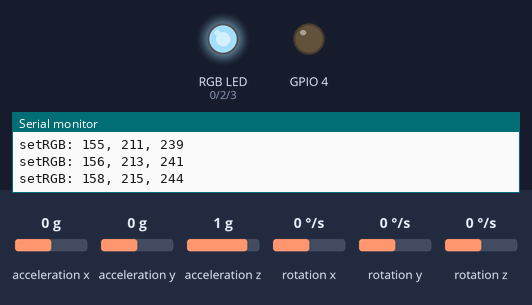
A sketch run on a simulated ESP8266 (NodeMCU). On the bench: an RGB LED mixed from three pins (HIGH = lit), output pins drawn as LEDs (lit = HIGH), the last lines printed to the serial monitor. Inputs (shaded band) come from the test bench; at power-on: rotation x 0 °/s, acceleration x 0 g, acceleration y 0 g, acceleration z 1 g, rotation y 0 °/s, rotation z 0 °/s. Dim RGB values are drawn brighter than linear.

Above: at 7.3 s.
7.4 s: rotation x set to -144 °/s
At 9.12 s:
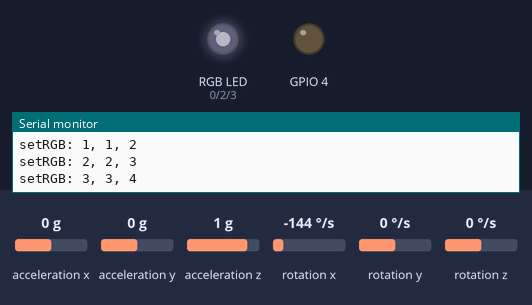
10.4 s: rotation x set to -156 °/s
11.9 s: rotation x set to -100 °/s
At 12.36 s:
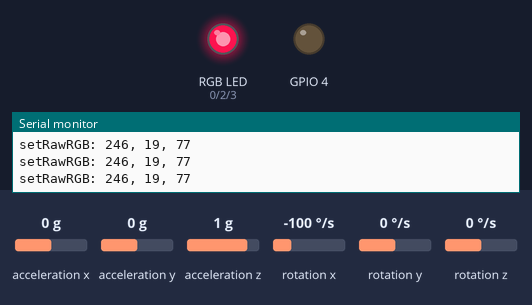
At 13.27 s:
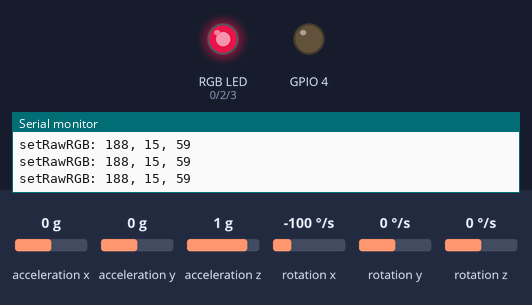
14.9 s: rotation x set to -192 °/s
Timing chart, 0 to 17.4 s (numbered marks = the images above; inputs shaded):
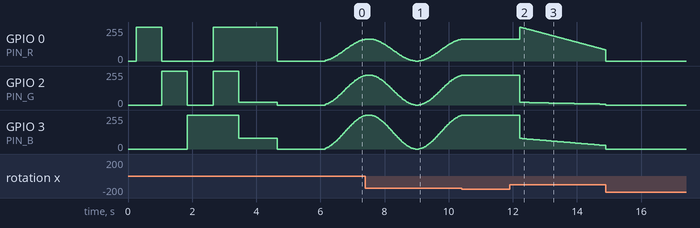

The sketch:

varita.ino
```cpp
#include <Wire.h>
// Modified for XIAO nRF52840 Sense Plus: no ESP8266 WiFi
// If you need network features on the XIAO use BLE or add an external
// radio/bridge. The ESP8266 WiFi include is intentionally disabled.
// #include <ESP8266WiFi.h>
// #include "mqtt_helpers.h"

//Base resistor: Rb = 1 kΩ (3.3V)
//S8050 E B C pinout: https://www.eleccircuit.com/wp-content/uploads/2018/05/S8050-Transistor-Pinout.png
//LED series resistor Red 68 Ω
//LED series resistor Green 47 Ω
//LED series resistor Blue 3.3 Ω
//Wiring (one transistor per color): emitter → GND, collector → LED cathode, LED anode → Vcc through its series resistor, base → MCU pin via base resistor.


// MPU6050 Slave Device Address
// Use the XIAO's onboard IMU. Prefer the LSM6DS3 library header.
#include <LSM6DS3.h>
LSM6DS3 myIMU(I2C_MODE, 0x6A);    //I2C device address 0x6A

// On XIAO the default I2C pins are used; no manual SDA/SCL selection here.

// --- RGB LED configuration (change pins if your wiring differs) ---
// Recommended: use series resistors per channel (see notes below)
// Update these to match how you wired the RGB LED to the XIAO.
// Example defaults (change if needed):
const uint8_t PIN_R = 0; // red channel pin
const uint8_t PIN_G = 2; // green channel pin
const uint8_t PIN_B = 3; // blue channel pin
// If your LED is common-anode (anode to 3.3V), set to true to invert PWM values
const bool COMMON_ANODE = true;
// If you're driving each cathode through an NPN low-side transistor (e.g. S8050),
// set this to true so PWM is driven to the transistor base (HIGH = ON).
// If false, PWM drives the LED cathode directly (LOW = ON for common-anode).
const bool TRANSISTOR_LOW_SIDE = true;

// Overall and per-channel scaling to balance perceived brightness.
// Tweak these to reduce green dominance. Range 0.0..1.0
const float BRIGHTNESS_SCALE = 1.00; // master brightness (0-1)
const float CHANNEL_SCALE_R = 1.00;  // red multiplier
const float CHANNEL_SCALE_G = 1.00;  // green multiplier (adjusted to restore pink)
const float CHANNEL_SCALE_B = 1.00;  // blue multiplier

// Enable/disable IMU (set false to skip I2C/init for wiring tests)
const bool IMU_ENABLED = true;

// forward declarations
void setRGB(uint8_t r, uint8_t g, uint8_t b);
void setPink();
// raw writer and test helper
void setRawRGB(uint8_t r, uint8_t g, uint8_t b);
void runColorCycleTest();
// Breathing effect configuration
const bool BREATHING_ENABLED = true;
const unsigned long BREATHING_PERIOD_MS = 3000; // full breathe cycle (ms)
const float BREATH_MIN = 0.00; // minimum brightness multiplier (0..1)
const float BREATH_MAX = 1.00; // maximum brightness multiplier (0..1)
// Debug prints for breathing calculations
const bool DEBUG_BREATHING = true;

// Base pink color (used for breathing)
// Tuned to a balanced rosy pink (reduce extreme red)
const uint8_t PINK_R = 255;
const uint8_t PINK_G = 20;
const uint8_t PINK_B = 80;

// Base white color (used for breathing)
// Tuned to a balanced rosy pink (reduce extreme red)
const uint8_t WHITE_R = 165;
const uint8_t WHITE_G = 225;
const uint8_t WHITE_B = 255;

// forward declaration for breathing updater
void updateBreathing();
// runtime control for breathing (allow temporarily disabling breathing)
bool breathing_runtime_enabled = false;
// runtime movement flag accessible by breathing logic
bool device_moving = false;
// Dimming-on-stop runtime state
bool dimming_active = true;
unsigned long dim_start_ms = 0;
unsigned long dim_duration_ms = 0;
// forward declarations for dimming
void startMaxPinkDim(unsigned long fade_ms);
void updateDimming();

// sensitivity scale factor respective to full scale setting provided in datasheet
// Buffer configuration
#define LOOP_HZ 500
#define BUFFER_SECONDS 3
#define BUFFER_SIZE (LOOP_HZ * BUFFER_SECONDS)

struct IMUData {
  float ax, ay, az;
  float gx, gy, gz;
};

IMUData imu_buffer[BUFFER_SIZE];
volatile uint16_t imu_buffer_index = 0;
volatile bool buffer_filled = false;
const uint16_t AccelScaleFactor = 16384;
const uint16_t GyroScaleFactor = 131;

// Debug: print IMU samples to serial (CSV). Set to false to disable.
const bool DEBUG_IMU = false;
const unsigned long IMU_PRINT_MS = 100; // print interval (ms)

int16_t AccelX, AccelY, AccelZ, Temperature, GyroX, GyroY, GyroZ;

void setup() {
  Serial.begin(115200);
  // short delay to let USB-serial settle and avoid early garbled output
  delay(100);
  Serial.println("\n== varita starting ==");
  // Use default I2C pins on XIAO (guarded for test)
  if (IMU_ENABLED) {
    Wire.begin();
    MPU6050_Init();
  } else {
    Serial.println("IMU init disabled for test");
  }
  // initialize RGB so we can pulse while waiting for WiFi
  // initialize RGB removed to prevent high startup current during flashing
  // analogWriteRange(255);
  pinMode(PIN_R, OUTPUT);
  pinMode(PIN_G, OUTPUT);
  pinMode(PIN_B, OUTPUT);
  // start with LED off by default
  setRGB(0, 0, 0);
  //randomSeed(analogRead(A0));
  // quick color test disabled
  // runColorCycleTest();

  // No WiFi on XIAO by default; run a short startup color check instead.
  runColorCycleTest();
  Serial.println("\n== varita started ==");
}

// Start a non-blocking dim sequence: set pink at max then fade to off
void startMaxPinkDim(unsigned long fade_ms) {
  dimming_active = true;
  dim_start_ms = millis();
  dim_duration_ms = fade_ms;
  // stop breathing while dimming
  breathing_runtime_enabled = false;
  // set to max pink immediately (use scaled path so channel balancing/inversion applies)
  setRGB(PINK_R, PINK_G, PINK_B);
}

// Call frequently from loop(); will update dimming state and re-enable breathing
void updateDimming() {
  if (!dimming_active) return;
  unsigned long now = millis();
  unsigned long elapsed = now - dim_start_ms;
  if (elapsed >= dim_duration_ms) {
    // finished fading — re-enable breathing and stop dimming
    dimming_active = false;
    breathing_runtime_enabled = true;
    // ensure LED fully off at end of fade (use scaled path for consistent inversion/brightness)
    setRGB(0, 0, 0);
    return;
  }
  float t = (float)elapsed / (float)dim_duration_ms; // 0..1
  // linear fade (1 -> 0). Could use easing if desired.
  float brightness = 1.0f - t;
  if (brightness < 0.0f) brightness = 0.0f;
  uint8_t r = (uint8_t)roundf((float)PINK_R * brightness);
  uint8_t g = (uint8_t)roundf((float)PINK_G * brightness);
  uint8_t b = (uint8_t)roundf((float)PINK_B * brightness);
  setRawRGB(r, g, b);
}

bool offsets_set = false;

double g0x = 0.0, g0y = 0.0, g0z = 0.0;
bool gravity_set = false;

volatile int mqtt_ident_pending = -1;

void loop() {
  analogWrite(4, 0);
  double Ax, Ay, Az, T, Gx, Gy, Gz;
  if (IMU_ENABLED) {
    Read_RawValue();
  }
  // Divide each with their sensitivity scale factor
  Ax = (double)AccelX/AccelScaleFactor;
  Ay = (double)AccelY/AccelScaleFactor;
  Az = (double)AccelZ/AccelScaleFactor;
  T = (double)Temperature/340+36.53; // temperature formula
  Gx = (double)GyroX/GyroScaleFactor;
  Gy = (double)GyroY/GyroScaleFactor;
  Gz = (double)GyroZ/GyroScaleFactor;

  // Optional: print IMU values to Serial (human- or CSV-friendly)
  if (DEBUG_IMU) {
    static unsigned long last_imu_print = 0;
    unsigned long now = millis();
    if (now - last_imu_print >= IMU_PRINT_MS) {
      last_imu_print = now;
      // CSV: Ax,Ay,Az,Gx,Gy,Gz
      Serial.print(Ax, 4); Serial.print(',');
      Serial.print(Ay, 4); Serial.print(',');
      Serial.print(Az, 4); Serial.print(',');
      Serial.print(Gx, 4); Serial.print(',');
      Serial.print(Gy, 4); Serial.print(',');
      Serial.println(Gz, 4);
    }
  }


  // Calculate movement strength (vector magnitude)
  double accel_strength = sqrt(Ax*Ax + Ay*Ay + Az*Az);
  double gyro_strength = sqrt(Gx*Gx + Gy*Gy + Gz*Gz);

  static bool moving = false;
  static unsigned long last_movement_time = 0;
  const double gyro_movement_threshold = 150; // adjust as needed
  const double accel_movement_threshold = 1.4; // adjust as needed
  const double accel_delta_threshold = 0.05; // adjust as needed
  const double accel_delta_alpha = 0.2; // smoothing factor for weighted average
  const unsigned long movement_timeout = 300; // ms, time to consider movement finished
  static double max_gyro_strength = 0.0;
  static double min_gyro_strength = 1e9;
  static double max_accel_strength = 0.0;
  static double min_accel_strength = 1e9;
  static double last_accel_strength = 0.0;
  static double accel_delta_avg = 0.0;

  // Store IMU data in buffer if moving
  if (moving && imu_buffer_index < BUFFER_SIZE) {
    imu_buffer[imu_buffer_index].ax = Ax;
    imu_buffer[imu_buffer_index].ay = Ay;
    imu_buffer[imu_buffer_index].az = Az;
    imu_buffer[imu_buffer_index].gx = Gx;
    imu_buffer[imu_buffer_index].gy = Gy;
    imu_buffer[imu_buffer_index].gz = Gz;
    imu_buffer_index++;
    if (imu_buffer_index >= BUFFER_SIZE) {
      buffer_filled = true;
    }
  }

  // Loop frequency calculation
  static unsigned long last_loop_time = 0;
  static unsigned long loop_counter = 0;
  static float loop_hz = 0.0;
  loop_counter++;
  unsigned long now = millis();
  if (now - last_loop_time >= 1000) {
    loop_hz = loop_counter * 1000.0 / (now - last_loop_time);
    //Serial.print("Loop frequency: ");
    //Serial.print(loop_hz, 2);
    //Serial.println(" Hz");
    loop_counter = 0;
    last_loop_time = now;
  }

  // Movement detection logic
  bool movement_detected = (gyro_strength > gyro_movement_threshold) || (accel_strength > accel_movement_threshold);
  double accel_delta = fabs(accel_strength - last_accel_strength);
  last_accel_strength = accel_strength;
  // Weighted (exponential moving) average for accel_delta
  accel_delta_avg = accel_delta_alpha * accel_delta + (1.0 - accel_delta_alpha) * accel_delta_avg;

  if (movement_detected) {
    if (!moving) {
      moving = true;
      max_gyro_strength = gyro_strength;
      min_gyro_strength = gyro_strength;
      max_accel_strength = accel_strength;
      min_accel_strength = accel_strength;
      Serial.println("movement started");
      imu_buffer_index = 0;
      buffer_filled = false;
      // If a dimming sequence was running, cancel it and keep LED off
      if (dimming_active) {
        dimming_active = false;
        breathing_runtime_enabled = false;
        setRGB(0, 0, 0);
      }
    }
    if (gyro_strength > max_gyro_strength) max_gyro_strength = gyro_strength;
    if (gyro_strength < min_gyro_strength) min_gyro_strength = gyro_strength;
    if (accel_strength > max_accel_strength) max_accel_strength = accel_strength;
    if (accel_strength < min_accel_strength) min_accel_strength = accel_strength;
    //Serial.print("Accel strength: "); Serial.print(accel_strength, 4);
    //Serial.print(" | Gyro strength: "); Serial.print(gyro_strength, 4);
    //Serial.print(" | Accel delta avg: "); Serial.println(accel_delta_avg, 4);
    last_movement_time = millis();
  } else {
    if (moving && (millis() - last_movement_time > movement_timeout)
        && (accel_strength < accel_movement_threshold)
        && (accel_delta_avg < accel_delta_threshold)) {
      moving = false;
      Serial.print("movement finished | max gyro_strength: ");
      Serial.print(max_gyro_strength, 4);
      Serial.print(" | min gyro_strength: ");
      Serial.print(min_gyro_strength, 4);
      Serial.print(" | max accel_strength: ");
      Serial.print(max_accel_strength, 4);
      Serial.print(" | min accel_strength: ");
      Serial.println(min_accel_strength, 4);
      Serial.print("Buffer filled: ");
      Serial.print(imu_buffer_index);
      Serial.println(" samples");
      // Send buffered IMU data as a CSV block over TCP to a host
      int ident = send_buffer_over_tcp(imu_buffer, imu_buffer_index);
      if (ident >= 0) {
        mqtt_ident_pending = ident;
      }
      imu_buffer_index = 0;
      // Non-blocking MQTT send
      if (mqtt_ident_pending >= 0) {
        send_mqtt_identified(mqtt_ident_pending);
        mqtt_ident_pending = -1;
      }
      // Start the max-brightness-then-dim sequence (4s fade by default)
      startMaxPinkDim(4000);
    }
  }
  // update breathing animation (replaced by RGB cycle for testing)
  // inform breathing logic whether we're currently moving
  device_moving = moving;
  //cycleRGBAlternating();
  // update dimming (non-blocking)
  updateBreathing();
  updateDimming();
}

// Set RGB (0-255 per channel). Applies master brightness and per-channel
// scaling to balance perceived brightness, then inverts for common-anode.
void setRGB(uint8_t r, uint8_t g, uint8_t b) {
  // apply float scaling
  int r_scaled = (int)roundf((float)r * BRIGHTNESS_SCALE * CHANNEL_SCALE_R);
  int g_scaled = (int)roundf((float)g * BRIGHTNESS_SCALE * CHANNEL_SCALE_G);
  int b_scaled = (int)roundf((float)b * BRIGHTNESS_SCALE * CHANNEL_SCALE_B);
  // clamp
  if (r_scaled < 0) r_scaled = 0; if (r_scaled > 255) r_scaled = 255;
  if (g_scaled < 0) g_scaled = 0; if (g_scaled > 255) g_scaled = 255;
  if (b_scaled < 0) b_scaled = 0; if (b_scaled > 255) b_scaled = 255;

  uint8_t out_r = (uint8_t)r_scaled;
  uint8_t out_g = (uint8_t)g_scaled;
  uint8_t out_b = (uint8_t)b_scaled;

  // For common-anode LEDs we normally invert PWM because the MCU sinks current
  // (LOW = ON). However when using NPN low-side transistors the MCU drives
  // the transistor base and HIGH must turn the transistor ON. In that case
  // do not invert the PWM values.
  if (COMMON_ANODE && !TRANSISTOR_LOW_SIDE) {
    out_r = 255 - out_r;
    out_g = 255 - out_g;
    out_b = 255 - out_b;
  }

  Serial.print("setRGB: ");
  Serial.print(out_r); Serial.print(", ");
  Serial.print(out_g); Serial.print(", ");
  Serial.println(out_b);
  analogWrite(PIN_R, out_r);
  analogWrite(PIN_G, out_g);
  analogWrite(PIN_B, out_b);
}

// Raw output (no brightness/channel scaling)
void setRawRGB(uint8_t r, uint8_t g, uint8_t b) {
  uint8_t out_r = r;
  uint8_t out_g = g;
  uint8_t out_b = b;
  if (COMMON_ANODE && !TRANSISTOR_LOW_SIDE) {
    out_r = 255 - out_r;
    out_g = 255 - out_g;
    out_b = 255 - out_b;
  }
  Serial.print("setRawRGB: ");
  Serial.print(out_r); Serial.print(", ");
  Serial.print(out_g); Serial.print(", ");
  Serial.println(out_b);

  analogWrite(PIN_R, out_r);
  analogWrite(PIN_G, out_g);
  analogWrite(PIN_B, out_b);
}

// Quick raw color cycle to verify each channel; uses setRawRGB so scaling
// and brightness adjustments don't affect the test.
void runColorCycleTest() {
  setRawRGB(255, 0, 0); delay(800);
  setRawRGB(0, 255, 0); delay(800);
  setRawRGB(0, 0, 255); delay(800);
  setRawRGB(255, 255, 255); delay(800);
  setRawRGB(PINK_R, PINK_G, PINK_B); delay(1200);
  setRawRGB(0, 0, 0); delay(1500);
}

// Light a pleasant light-pink tone. Adjust RGB values if needed.
void setPink() {
  // Light pink: R=255, G=182, B=193 (values 0-255)
  setRGB(PINK_R, PINK_G, PINK_B);
}

// Non-blocking breathing update; call frequently from loop()
void updateBreathing() {
  if (!BREATHING_ENABLED || !breathing_runtime_enabled) return;
  // don't run breathing animation while device is moving
  if (device_moving) return;
  static unsigned long last_update = 0;
  const unsigned long min_interval = 20; // update at most ~50Hz
  unsigned long now = millis();
  if (now - last_update < min_interval) return;
  last_update = now;

  // compute phase [0..1)
  unsigned long t = now % BREATHING_PERIOD_MS;
  float phase = (float)t / (float)BREATHING_PERIOD_MS;
  // use a sine wave for smooth breathing: map sin(-pi/2..3pi/2) -> 0..1
  float v = sinf(phase * 2.0f * PI - PI/2.0f);
  float norm = (v + 1.0f) * 0.5f; // 0..1
  // scale between min and max
  float breath = BREATH_MIN + (BREATH_MAX - BREATH_MIN) * norm;

  // apply breathing to base pink and set
  uint8_t r = (uint8_t)roundf((float)WHITE_R * breath);
  uint8_t g = (uint8_t)roundf((float)WHITE_G * breath);
  uint8_t b = (uint8_t)roundf((float)WHITE_B * breath);
  setRGB(r, g, b);

  if (DEBUG_BREATHING) {
    static unsigned long last_dbg = 0;
    unsigned long now_dbg = millis();
    if (now_dbg - last_dbg >= 500) {
      last_dbg = now_dbg;
      // print raw breath (0..1) and the scaled outputs after setRGB's scaling
      int r_scaled = (int)roundf((float)r * BRIGHTNESS_SCALE * CHANNEL_SCALE_R);
      int g_scaled = (int)roundf((float)g * BRIGHTNESS_SCALE * CHANNEL_SCALE_G);
      int b_scaled = (int)roundf((float)b * BRIGHTNESS_SCALE * CHANNEL_SCALE_B);
    }
  }
}

// Alternate pure red, green, blue at full brightness for 1s each.
void cycleRGBAlternating() {
  static unsigned long last_change = 0;
  static uint8_t state = 0; // 0=red,1=green,2=blue
  unsigned long now = millis();
  if (last_change == 0) {
    last_change = now;
    state = 0;
    setRGB(255, 0, 0);
    return;
  }
  if (now - last_change >= 5000) {
    last_change = now;
    state = (state + 1) % 3;
    if (state == 0) setRGB(255, 0, 0);
    else if (state == 1) setRGB(0, 255, 0);
    else setRGB(0, 0, 255);
  }
}

void I2C_Write(uint8_t deviceAddress, uint8_t regAddress, uint8_t data){
  // No-op for onboard IMU path (kept for API compatibility).
  (void)deviceAddress; (void)regAddress; (void)data;
}

// read all 14 register
void Read_RawValue(){
  // Read from onboard IMU and convert to the same scaled integer representation
  // used previously (AccelScaleFactor -> raw int16; GyroScaleFactor -> raw int16).
  float ax_mss = 0.0f, ay_mss = 0.0f, az_mss = 0.0f;
  float gx_dps = 0.0f, gy_dps = 0.0f, gz_dps = 0.0f;

  // If acceleration available, read it (m/s^2)
  ax_mss = myIMU.readFloatAccelX();
  ay_mss = myIMU.readFloatAccelY();
  az_mss = myIMU.readFloatAccelZ();

  gx_dps = myIMU.readFloatGyroX();
  gy_dps = myIMU.readFloatGyroY();
  gz_dps = myIMU.readFloatGyroZ();

  // Convert acceleration m/s^2 -> g units then scale to int16 range used earlier
  const float g_conv = 9.80665f;
  float ax_g = ax_mss / g_conv;
  float ay_g = ay_mss / g_conv;
  float az_g = az_mss / g_conv;

  AccelX = (int16_t)roundf(ax_g * (float)AccelScaleFactor);
  AccelY = (int16_t)roundf(ay_g * (float)AccelScaleFactor);
  AccelZ = (int16_t)roundf(az_g * (float)AccelScaleFactor);

  // Gyroscope: assume IMU.readGyroscope returns deg/s; scale to previous factor
  GyroX = (int16_t)roundf(gx_dps * (float)GyroScaleFactor);
  GyroY = (int16_t)roundf(gy_dps * (float)GyroScaleFactor);
  GyroZ = (int16_t)roundf(gz_dps * (float)GyroScaleFactor);
  // Temperature not provided by onboard IMU here
  Temperature = 0;
}

//configure MPU6050
void MPU6050_Init(){
  // Initialize onboard IMU (LSM6DS3/LSM6DSOX via Arduino_LSM6DS3)
  Serial.println("Initializing onboard IMU...");
  delay(150);
  if (!myIMU.begin()) {
    Serial.println("Failed to initialize onboard IMU — check library/board");
  } else {
    Serial.println("Onboard IMU initialized");
  }
}

// Configuration for TCP destination (set these before uploading)
const char* TCP_SERVER_IP = "192.168.0.146"; // change to host IP
const uint16_t TCP_SERVER_PORT = 5005;

// Connect and send the buffered IMU data as CSV lines
int send_buffer_over_tcp(IMUData *buffer, uint16_t count) {
  // Networking is not implemented for the XIAO build. Return -1.
  Serial.println("send_buffer_over_tcp: network disabled on this build");
  (void)buffer;
  (void)count;
  return -1;
}

// Stub for MQTT-identification handler when networking is disabled
void send_mqtt_identified(int ident) {
  (void)ident;
}
```

Measured:
- after the input at 10.4 s, GPIO 0 (PIN_R): stays 163/255 (without the input it goes to 164/255 after 0.02 s); GPIO 2 (PIN_G): stays 222/255 (without the input it goes to 223/255 after 0.02 s); GPIO 3 (PIN_B): stays 252/255 (without the input it goes to 253/255 after 0.02 s)
- after the input at 11.9 s, GPIO 2 (PIN_G): moves from 222/255 to 7/255 over 2.5 s, starting after 0.31 s; GPIO 3 (PIN_B): moves from 252/255 to 26/255 over 2.7 s, starting after 0.31 s
